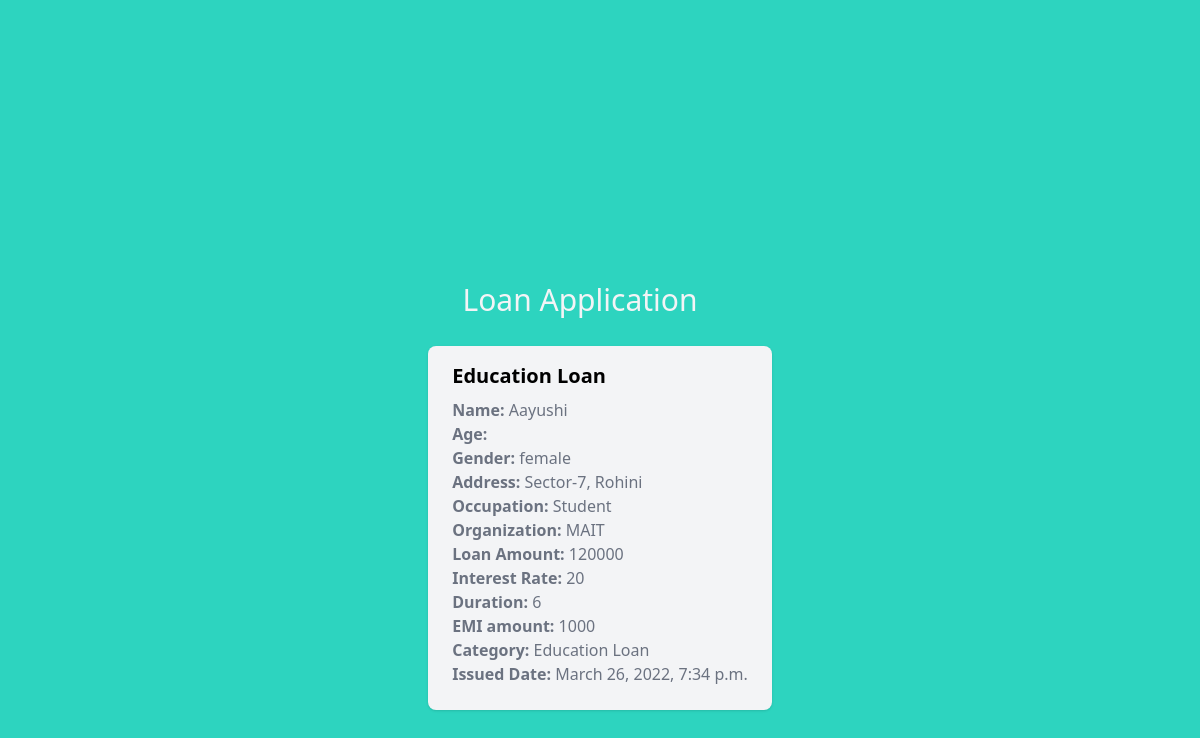
/view/1/, run on an earlier commit of the app's database.
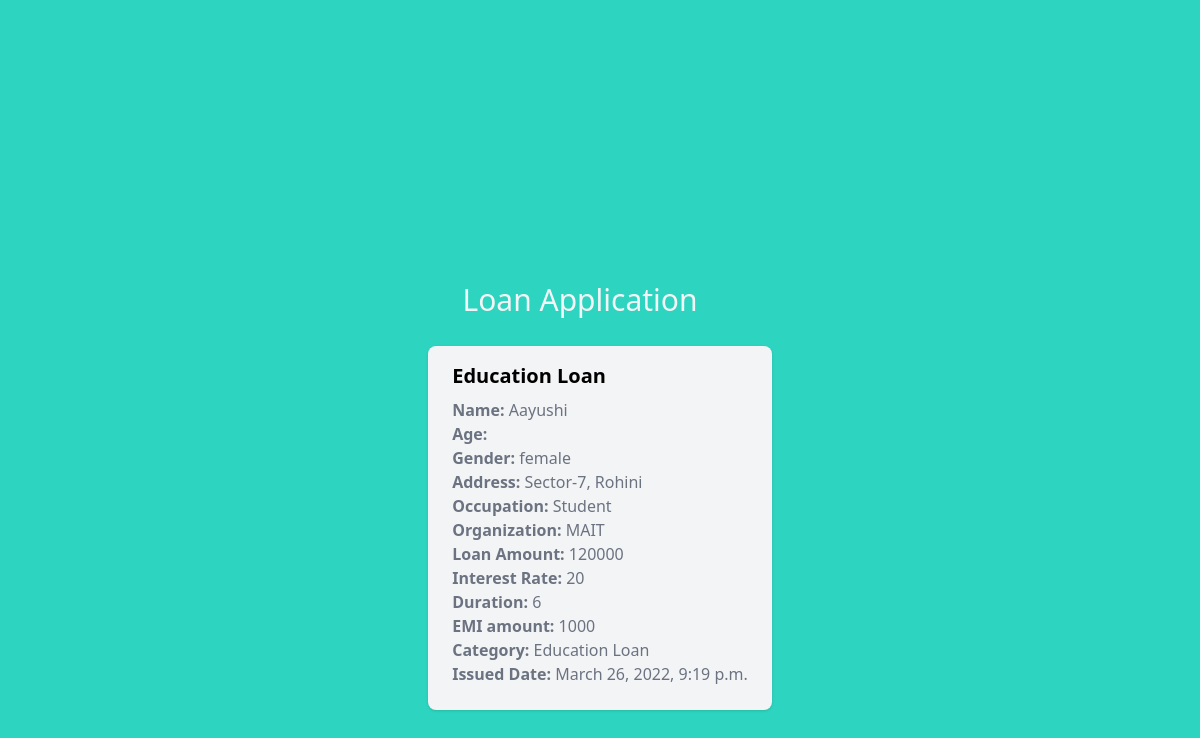
And on a later commit of the database.
### management/models.py (models this page shows, shortened)
class TimeStampMixin(models.Model):
    created_at = models.DateTimeField(auto_now_add=True, blank=True, null=True)
    updated_at = models.DateTimeField(auto_now=True, blank=True, null=True)
    class Meta:
        abstract = True

class Loan_Application(TimeStampMixin):
    GENDER_CHOICES = (
        ("male", "male"),
        ("female", "female"),
        ("other", "other"),
    )
    CATEGORY_CHOICES = (
        ("Education Loan", "education_loan"),
        ("Home Loan", "home_loan"),
        ("Business Loan", "business_loan"),
        ("Medical Loan", "medical_loan"),
        ("Other", "other"),
    )
    ACCEPTED_CHOICES = (
        ("accepted", "accepted"),
        ("rejected", "rejected"),
        ("in_review", "in_review"),
    )
    full_name = models.CharField(max_length=255)
    date_of_birth = models.DateField()
    address = models.TextField()
    landmark = models.CharField(max_length=30)
    phone = models.CharField(max_length=30)
    gender = models.CharField(max_length=100, choices=GENDER_CHOICES)
    occupation = models.CharField(max_length=30)
    organization = models.CharField(max_length=30)
    email = models.CharField(max_length=50)
    category = models.CharField(max_length=100, choices=CATEGORY_CHOICES)
    loan_amount = models.CharField(max_length=20)
    duration = models.CharField(max_length=20)
    interest_rate = models.CharField(max_length=5)
    emi_amount = models.CharField(max_length=20)
    accepted = models.CharField(max_length=100, choices=ACCEPTED_CHOICES, default="in_review")
    deleted = models.BooleanField(default=False)
    created_date = models.DateTimeField(auto_now=True)

### management/views.py (the view)
# urls.py: path('view/<pk>/', LoanApplicationDetailView.as_view()),
class LoanApplicationDetailView(DetailView):
    model = Loan_Application
    template_name = "loan_application_details.html"

### templates/loan_application_details.html (shortened to what this page needs)
{% extends "./base.html" %}
{% block content %}
<div class="flex flex-col flex-wrap px-10 py-5 m-5 h-screen items-center justify-center">
    <h1 class="text-3xl text-gray-100 mr-10 mb-5">Loan Application</h1>
    <div class="flex flex-wrap">
            <div class="shadow bg-gray-100 rounded-lg p-4 m-2">
                <h2 class="text-xl font-semibold hover:text-red-600">{{object.category}}</h2>
                <ul class="text-md text-gray-500 p-2">
                    <li><b>Name:</b> {{object.full_name}}</li>
                    <li><b>Age:</b> {{object.age}}</li>
                    <li><b>Gender:</b> {{object.gender}}</li>
                    <li><b>Address:</b> {{object.address}}</li>
                    <li><b>Occupation:</b> {{object.occupation}}</li>
                    <li><b>Organization:</b> {{object.organization}}</li>
                    <li><b>Loan Amount:</b> {{object.loan_amount}}</li>
                    <li><b>Interest Rate:</b> {{object.interest_rate}}</li>
                    <li><b>Duration:</b> {{object.duration}}</li>
                    <li><b>EMI amount:</b> {{object.emi_amount}}</li>
                    <li><b>Category:</b> {{object.category}}</li>
                    <li><b>Issued Date:</b> {{object.created_date}}</li>
                </ul>
            </div>
    </div>
</div>
{% endblock content %}

What changed in the data, as far as the page shows it:
changed Loan_Application "Education Loan": created_date "March 26, 2022, 7:34 p.m." → "March 26, 2022, 9:19 p.m."
